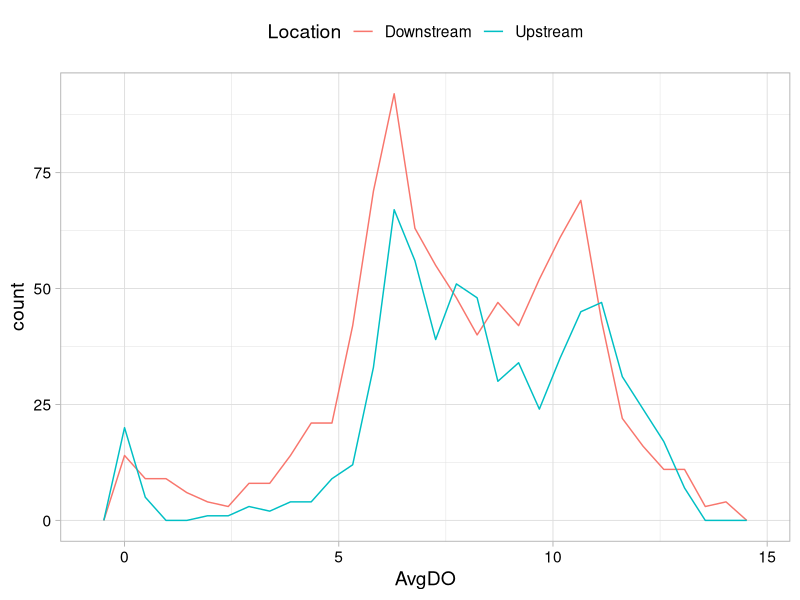
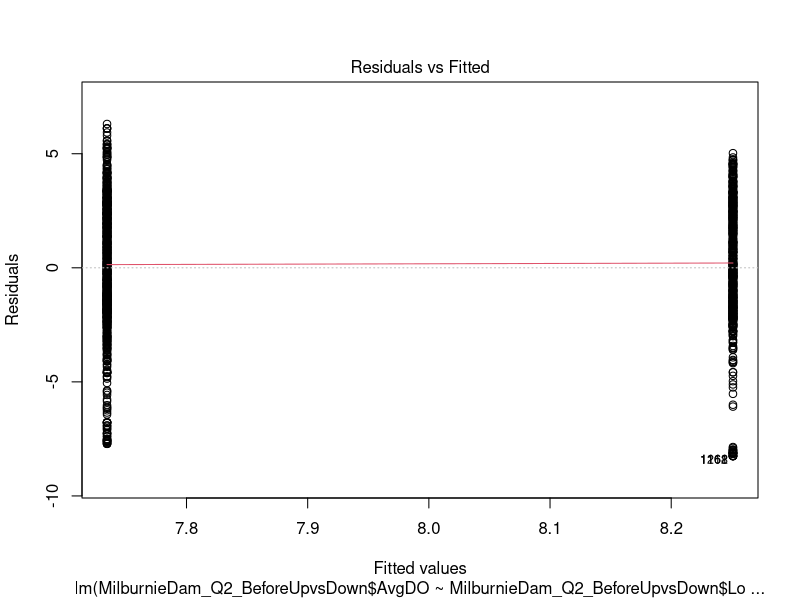
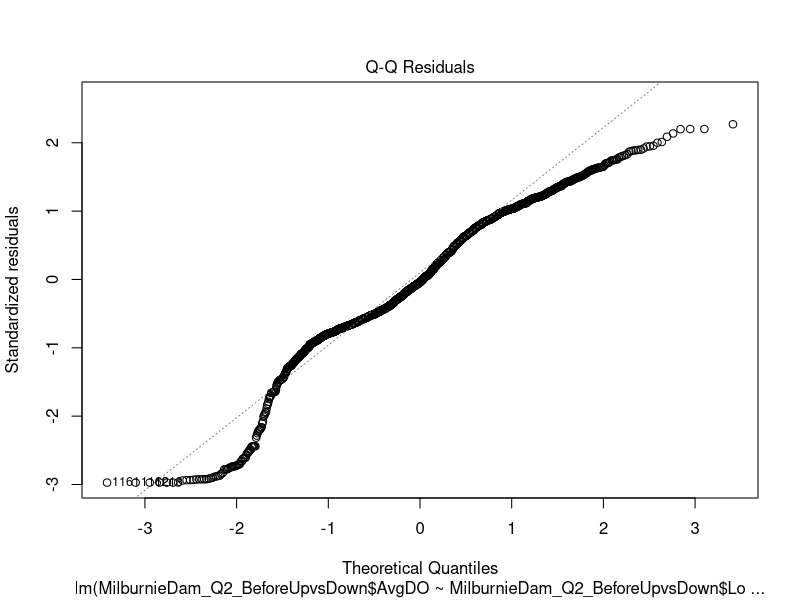
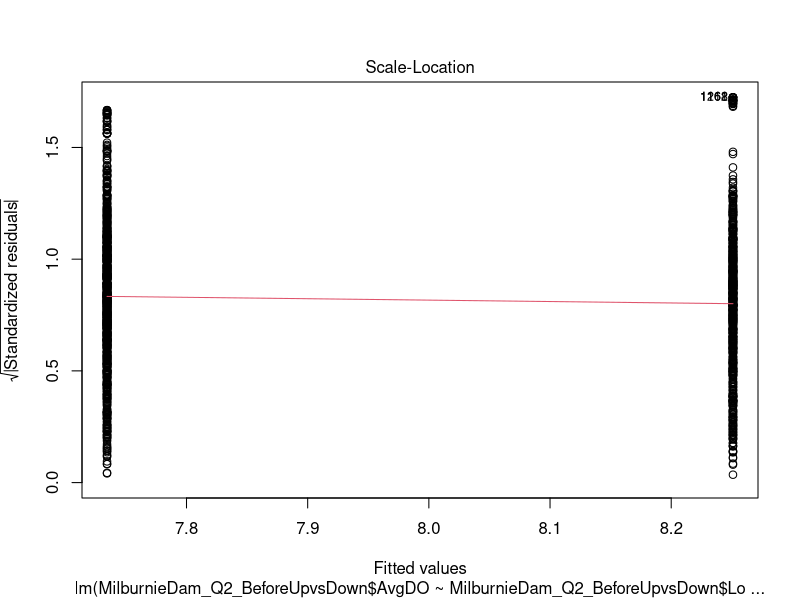
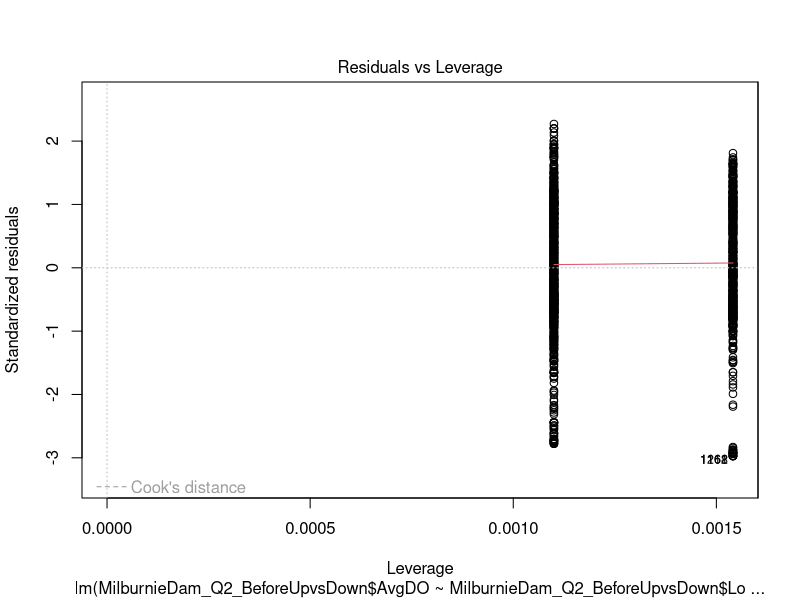
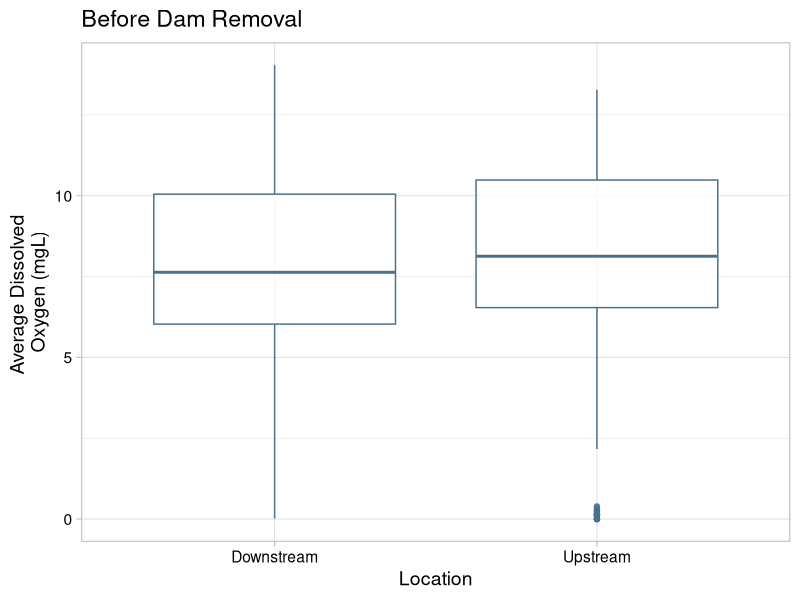
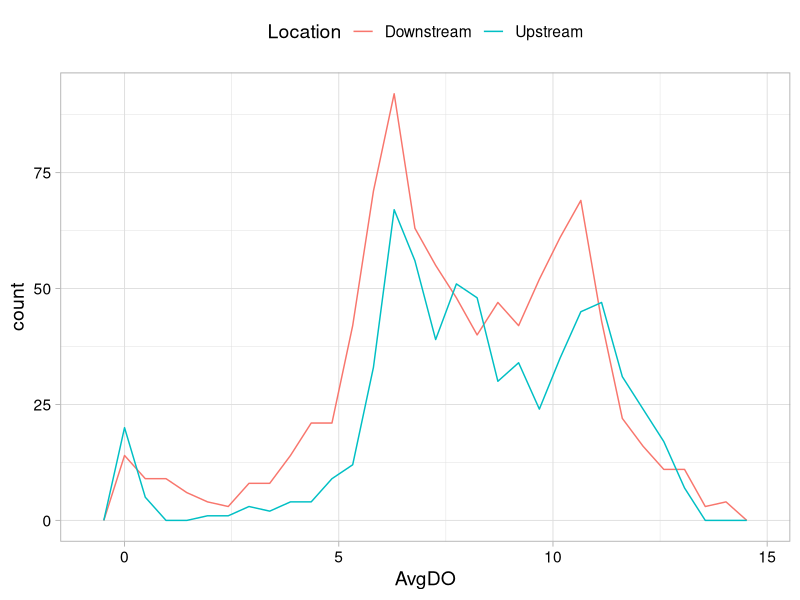
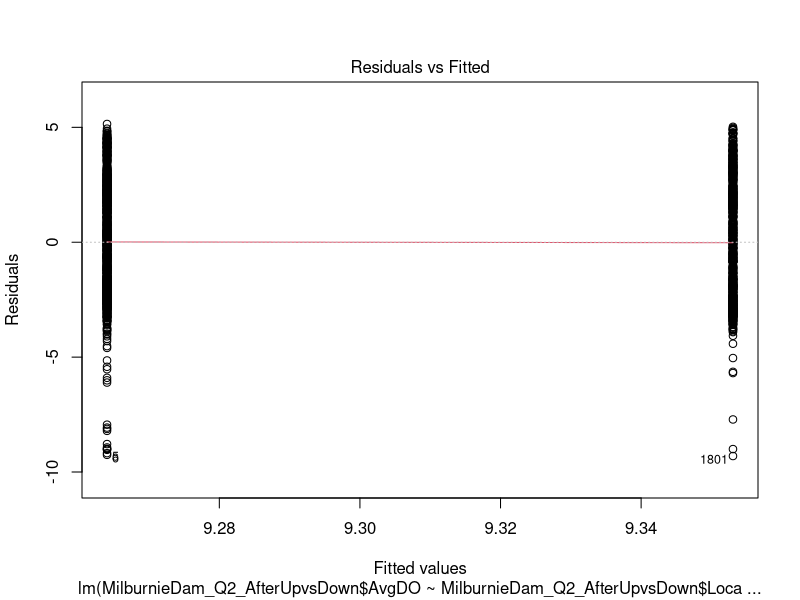

Generate these figures, in order, with R:
## ---- chunk 1

library(tidyverse)
library(ggridges)
library(patchwork)
library(dplyr)

getwd()

mytheme <- theme_light(base_size = 14) +
  theme(axis.text = element_text(color = "black"), 
        legend.position = "top")
theme_set(mytheme)

MilburnieDam_AllSitesDO_TimeStampSUBSET<-read_csv("./Processed/MilburnieDam_AllSitesDO_TimeStampSUBSET_processed.csv")
MilburnieDam_AllSitesDO_BeforeSUBSET<-read_csv("./Processed/MilburnieDam_AllSitesDO_AfterSUBSET_processed.csv")
MilburnieDam_AllSitesDO_AfterSUBSET<-read_csv("./Processed/MilburnieDam_AllSitesDO_BeforeSUBSET_processed.csv")


## ---- chunk 2

#BEFORE DATASET
#Upstream separation
targetup <- c("Upstream1", "Upstream2", "Upstream3")
MilburnieDam_AllSitesDO_BeforeUpstream <- filter(MilburnieDam_AllSitesDO_BeforeSUBSET, Site %in% targetup)
MilburnieDam_AllSitesDO_BeforeUpstream$Location<-"Upstream"
write.csv(MilburnieDam_AllSitesDO_BeforeUpstream, row.names = FALSE, file =("./Processed/MilburnieDam_AllSitesDO_BeforeUpstream_processed.csv"))

#Downstream separation
targetdown <- c("Downstream1", "Downstream2A", "Downstream2B")
MilburnieDam_AllSitesDO_BeforeDownstream <- filter(MilburnieDam_AllSitesDO_BeforeSUBSET, Site %in% targetdown)
MilburnieDam_AllSitesDO_BeforeDownstream$Location<-"Downstream"
write.csv(MilburnieDam_AllSitesDO_BeforeDownstream, row.names = FALSE, file =("./Processed/MilburnieDam_AllSitesDO_BeforeDownstream_processed.csv"))

#Combine the two back together
MilburnieDam_Q2_BeforeUpvsDown<- full_join(MilburnieDam_AllSitesDO_BeforeDownstream, MilburnieDam_AllSitesDO_BeforeUpstream)
write.csv(MilburnieDam_Q2_BeforeUpvsDown, row.names = FALSE, file =("./Processed/MilburnieDam_Q2_BeforeUpvsDown_processed.csv"))


## ---- chunk 3

shapiro.test(MilburnieDam_Q2_BeforeUpvsDown$AvgDO[MilburnieDam_Q2_BeforeUpvsDown$Location == "Upstream"])
#Results: W = 0.94248, p-value = 3.702e-15

shapiro.test(MilburnieDam_Q2_BeforeUpvsDown$AvgDO[MilburnieDam_Q2_BeforeUpvsDown$Location == "Downstream"])
#Results: W = 0.97528, p-value = 2.667e-11


var.test(MilburnieDam_Q2_BeforeUpvsDown$AvgDO ~ MilburnieDam_Q2_BeforeUpvsDown$Location)
#Results
#F = 1.0381, num df = 908, denom df = 648, p-value = 0.6102
#alternative hypothesis: true ratio of variances is not equal to 1
#95 percent confidence interval:
# 0.8993459 1.1962747
#sample estimates:
#ratio of variances 
#          1.038133 


vartest<-ggplot(MilburnieDam_Q2_BeforeUpvsDown, aes(x = AvgDO, color = Location)) + geom_freqpoly()
vartest

AvgDO.UpvsDown.twosample <- t.test(MilburnieDam_Q2_BeforeUpvsDown$AvgDO ~ MilburnieDam_Q2_BeforeUpvsDown$Location) 
AvgDO.UpvsDown.twosample
#Results
#t = -3.6291, df = 1411.3, p-value = 0.0002945
#alternative hypothesis: true difference in means is not equal to 0
#95 percent confidence interval:
# -0.7957353 -0.2373324
#sample estimates:
#mean in group Downstream   mean in group Upstream 
  #              7.734424                 8.250958 

AvgDO.UpvsDown.twosample$p.value
#Results= 0.0002945363

#Format as GLM
AvgDO.UpvsDown.twosample2 <- lm(MilburnieDam_Q2_BeforeUpvsDown$AvgDO ~ MilburnieDam_Q2_BeforeUpvsDown$Location) 
summary(AvgDO.UpvsDown.twosample2)
plot(AvgDO.UpvsDown.twosample2)



#Normality is not met Pvalue < 0.05

#Wilcoxon Test
AvgDO.UpvsDown.wilcox <- wilcox.test(MilburnieDam_Q2_BeforeUpvsDown$AvgDO ~ MilburnieDam_Q2_BeforeUpvsDown$Location) 

AvgDO.UpvsDown.wilcox
#Results
#W = 257958, p-value = 2.361e-05
#alternative hypothesis: true location shift is not equal to 0

#Interpretation.... significant difference in Avg daily DO during and after the dam removal(p value<0.0001, Wilcoxon test, W=  257958)

#Graph this!
MilburnieDam_Q2_BeforeUpvsDown_Q2boxplot<-ggplot(MilburnieDam_Q2_BeforeUpvsDown) +
geom_boxplot(aes(x = Location , y = AvgDO), color="skyblue4", alpha=0.75)+
  xlab("Location")+
  ylab("Average Dissolved \nOxygen (mgL)")+
  mytheme+
  ggtitle("Before Dam Removal")

MilburnieDam_Q2_BeforeUpvsDown_Q2boxplot

ggsave("./Outputs/MilburnieDam_Q2_BeforeUpvsDown_Q2boxplot.jpg", plot=MilburnieDam_Q2_BeforeUpvsDown_Q2boxplot, width =10, height=6, units="in", dpi=300)

tapply(MilburnieDam_Q2_BeforeUpvsDown$AvgDO, MilburnieDam_Q2_BeforeUpvsDown$Location, summary)


## ---- chunk 4
#AFTER DATASET
#Upstream separation
targetup <- c("Upstream1", "Upstream2", "Upstream3")
MilburnieDam_AllSitesDO_AfterUpstream <- filter(MilburnieDam_AllSitesDO_AfterSUBSET, Site %in% targetup)
MilburnieDam_AllSitesDO_AfterUpstream$Location<-"Upstream"
write.csv(MilburnieDam_AllSitesDO_AfterUpstream, row.names = FALSE, file =("./Processed/MilburnieDam_AllSitesDO_AfterUpstream_processed.csv"))

#Downstream separation
targetdown <- c("Downstream1", "Downstream2A", "Downstream2B")
MilburnieDam_AllSitesDO_AfterDownstream <- filter(MilburnieDam_AllSitesDO_AfterSUBSET, Site %in% targetdown)
MilburnieDam_AllSitesDO_AfterDownstream$Location<-"Downstream"
write.csv(MilburnieDam_AllSitesDO_AfterDownstream, row.names = FALSE, file =("./Processed/MilburnieDam_AllSitesDO_AfterDownstream_processed.csv"))

#Combine the two back together
MilburnieDam_Q2_AfterUpvsDown<- full_join(MilburnieDam_AllSitesDO_AfterDownstream, MilburnieDam_AllSitesDO_AfterUpstream)
write.csv(MilburnieDam_Q2_AfterUpvsDown, row.names = FALSE, file =("./Processed/MilburnieDam_Q2_AfterUpvsDown_processed.csv"))

## ---- chunk 5

shapiro.test(MilburnieDam_Q2_AfterUpvsDown$AvgDO[MilburnieDam_Q2_AfterUpvsDown$Location == "Upstream"])
#Results: W = 0.94276, p-value < 2.2e-16

shapiro.test(MilburnieDam_Q2_AfterUpvsDown$AvgDO[MilburnieDam_Q2_AfterUpvsDown$Location == "Downstream"])
#Results: W = 0.96158, p-value < 2.2e-16


var.test(MilburnieDam_Q2_AfterUpvsDown$AvgDO ~ MilburnieDam_Q2_AfterUpvsDown$Location)
#Results
#F = 0.86664, num df = 1342, denom df = 948, p-value = 0.01651
#alternative hypothesis: true ratio of variances is not equal to 1
#95 percent confidence interval:
 #0.7699730 0.9742568
#sample estimates:
#ratio of variances 
 #        0.8666357 


vartest2<-ggplot(MilburnieDam_Q2_AfterUpvsDown, aes(x = AvgDO, color = Location)) + geom_freqpoly()
vartest

AvgDO.UpvsDown2.twosample <- t.test(MilburnieDam_Q2_AfterUpvsDown$AvgDO ~ MilburnieDam_Q2_AfterUpvsDown$Location) 
AvgDO.UpvsDown2.twosample
#Results
#t = -0.84154, df = 1948.4, p-value = 0.4002
#alternative hypothesis: true difference in means is not equal to 0
#95 percent confidence interval:
# -0.2965370  0.1184623
#sample estimates:
#mean in group Downstream   mean in group Upstream 
 #               9.264027                 9.353064 

AvgDO.UpvsDown2.twosample$p.value
#Results= 0.4001508

#Format as GLM
AvgDO.UpvsDown2.twosample2 <- lm(MilburnieDam_Q2_AfterUpvsDown$AvgDO ~ MilburnieDam_Q2_AfterUpvsDown$Location) 
summary(AvgDO.UpvsDown2.twosample2)
plot(AvgDO.UpvsDown2.twosample2)



#***Normality is met Pvalue > 0.05

#Wilcoxon Test
AvgDO.UpvsDown2.wilcox <- wilcox.test(MilburnieDam_Q2_AfterUpvsDown$AvgDO ~ MilburnieDam_Q2_AfterUpvsDown$Location) 

AvgDO.UpvsDown2.wilcox
#Results
#W = 641046, p-value = 0.808
#alternative hypothesis: true location shift is not equal to 0


#Interpretation.... NO significant difference in Avg daily DO during and after the dam removal(p value>0.0001, Wilcoxon test, W= 641046)

#Graph this!
MilburnieDam_Q2_AfterUpvsDown_Q2boxplot<-ggplot(MilburnieDam_Q2_AfterUpvsDown) +
geom_boxplot(aes(x = Location , y = AvgDO), color="skyblue4", alpha=0.75)+
  xlab("Location")+
  ylab("Average Dissolved \nOxygen (mgL)")+
  mytheme+
  ggtitle("After Dam Removal")

MilburnieDam_Q2_AfterUpvsDown_Q2boxplot

ggsave("./Outputs/MilburnieDam_Q2_AfterUpvsDown_Q2boxplot.jpg", plot=MilburnieDam_Q2_AfterUpvsDown_Q2boxplot, width =10, height=6, units="in", dpi=300)


tapply(MilburnieDam_Q2_AfterUpvsDown$AvgDO, MilburnieDam_Q2_AfterUpvsDown$Location, summary)

